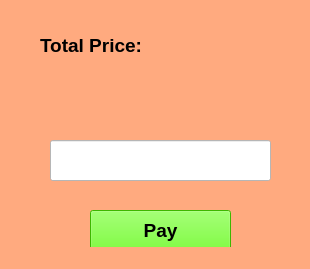
<?xml version="1.0" encoding="UTF-8"?>
<ui version="4.0">
 <class>MainWindow</class>
 <widget class="QMainWindow" name="MainWindow">
  <property name="geometry">
   <rect>
    <x>0</x>
    <y>0</y>
    <width>310</width>
    <height>269</height>
   </rect>
  </property>
  <property name="windowTitle">
   <string>MainWindow</string>
  </property>
  <property name="styleSheet">
   <string notr="true">background-color: rgb(255, 170, 127);</string>
  </property>
  <widget class="QWidget" name="centralwidget">
   <widget class="QLabel" name="label">
    <property name="geometry">
     <rect>
      <x>40</x>
      <y>30</y>
      <width>111</width>
      <height>31</height>
     </rect>
    </property>
    <property name="font">
     <font>
      <family>Segoe UI</family>
      <pointsize>14</pointsize>
      <weight>75</weight>
      <bold>true</bold>
     </font>
    </property>
    <property name="text">
     <string>Total Price:</string>
    </property>
   </widget>
   <widget class="QLabel" name="benedicto_total">
    <property name="geometry">
     <rect>
      <x>170</x>
      <y>30</y>
      <width>111</width>
      <height>31</height>
     </rect>
    </property>
    <property name="font">
     <font>
      <family>Segoe UI</family>
      <pointsize>14</pointsize>
      <weight>75</weight>
      <bold>true</bold>
     </font>
    </property>
    <property name="text">
     <string/>
    </property>
   </widget>
   <widget class="QLineEdit" name="benedicto_input">
    <property name="geometry">
     <rect>
      <x>50</x>
      <y>140</y>
      <width>221</width>
      <height>41</height>
     </rect>
    </property>
    <property name="styleSheet">
     <string notr="true">background-color: rgb(255, 255, 255);</string>
    </property>
   </widget>
   <widget class="QPushButton" name="benedicto_pay">
    <property name="geometry">
     <rect>
      <x>90</x>
      <y>210</y>
      <width>141</width>
      <height>41</height>
     </rect>
    </property>
    <property name="font">
     <font>
      <family>Segoe UI</family>
      <pointsize>14</pointsize>
      <weight>75</weight>
      <bold>true</bold>
     </font>
    </property>
    <property name="styleSheet">
     <string notr="true">background-color: rgb(85, 255, 0);
color: black;</string>
    </property>
    <property name="text">
     <string>Pay</string>
    </property>
   </widget>
  </widget>
  <widget class="QStatusBar" name="statusbar"/>
 </widget>
 <resources/>
 <connections/>
</ui>
